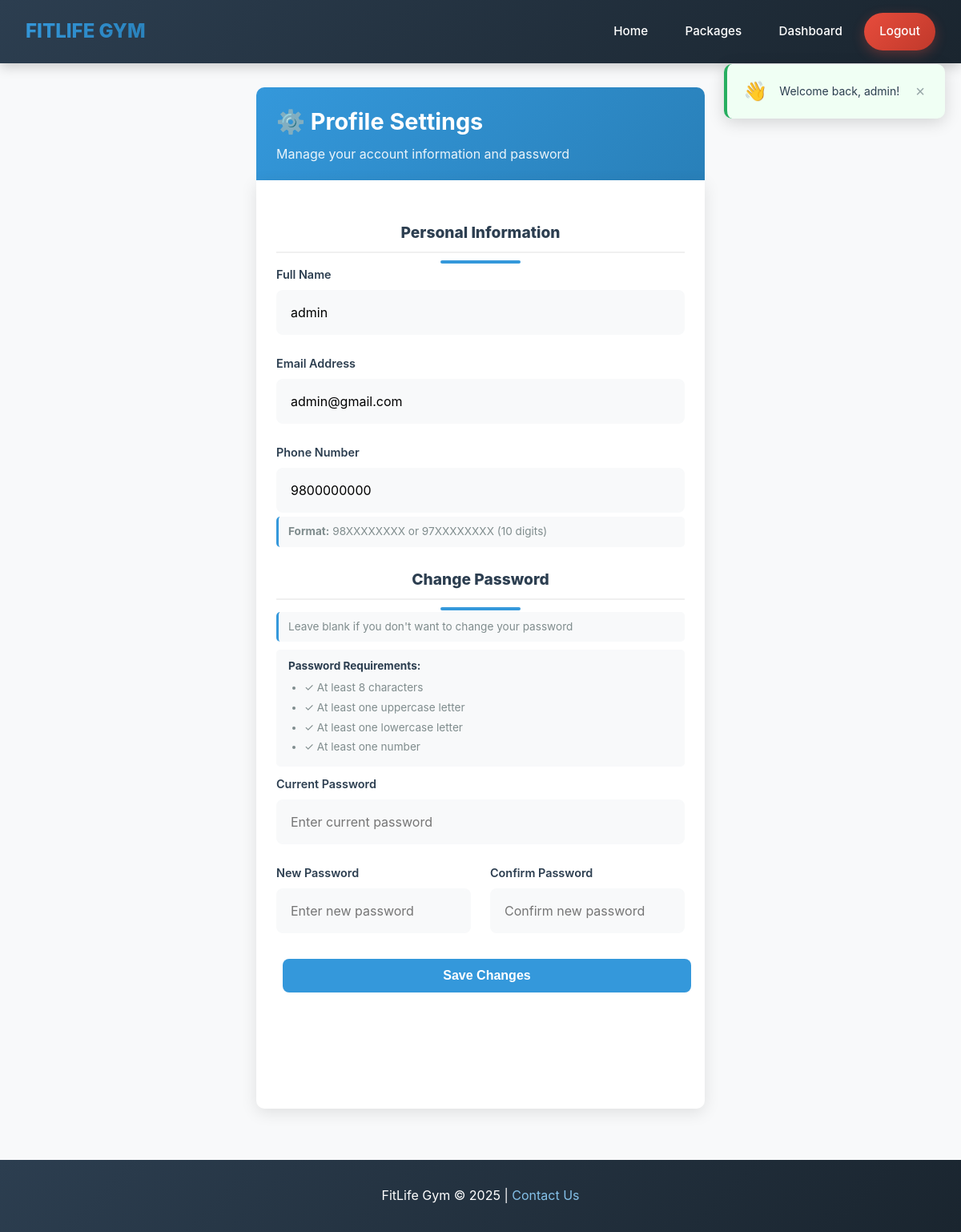
/user/profile-settings.php (signed in), run on the app's committed database.
### tables this page shows
CREATE TABLE `users` (
  `id` int(11) NOT NULL,
  `full_name` varchar(100) NOT NULL,
  `email` varchar(100) NOT NULL,
  `phone` varchar(15) DEFAULT NULL,
  `password` varchar(255) NOT NULL,
  `created_at` timestamp NOT NULL DEFAULT current_timestamp(),
  `role` enum('user','admin') DEFAULT 'user'
);

### user/profile-settings.php (the view, shortened to what this page needs)
<?php
require_once '../includes/database.php';
$user_id = $_SESSION['user_id'];
$stmt = $pdo->prepare("SELECT full_name, email, phone FROM users WHERE id = ?");
$stmt->execute([$user_id]);
$user = $stmt->fetch();
$errors = [];
?>
<!DOCTYPE html>
<html>
<head>
    <link rel="stylesheet" href="../css/style.css">
</head>
<body>
    <?php
    include '../includes/navigation.php';
    ?>
    <div class="settings-container">
        <div class="settings-header">
            <h1>⚙️ Profile Settings</h1>
            <p>Manage your account information and password</p>
        </div>
        <div class="settings-card">
            <form method="POST" action="" id="profileForm">
                <h3 class="section-title">Personal Information</h3>
                <div class="form-group">
                    <label for="full_name">Full Name</label>
                    <input type="text"
                           id="full_name"
                           name="full_name"
                           value="<?php echo htmlspecialchars($user['full_name']); ?>"
                           placeholder="Enter your full name"
                           class="<?php echo isset($errors['name']) ? 'error-input' : ''; ?>">
                </div>
                <div class="form-group">
                    <label for="email">Email Address</label>
                    <input type="email"
                           id="email"
                           name="email"
                           value="<?php echo htmlspecialchars($user['email']); ?>"
                           placeholder="Enter your email"
                           class="<?php echo isset($errors['email']) ? 'error-input' : ''; ?>">
                </div>
                <div class="form-group">
                    <label for="phone">Phone Number</label>
                    <input type="tel"
                           id="phone"
                           name="phone"
                           value="<?php echo htmlspecialchars($user['phone'] ?? ''); ?>"
                           placeholder="98XXXXXXXX or 97XXXXXXXX"
                           class="<?php echo isset($errors['phone']) ? 'error-input' : ''; ?>">
                    <div class="info-text">
                        <strong>Format:</strong> 98XXXXXXXX or 97XXXXXXXX (10 digits)
                    </div>
                </div>
                <h3 class="section-title">Change Password</h3>
                <div class="info-text">
                    Leave blank if you don't want to change your password
                </div>
                <div class="password-requirements">
                    <strong>Password Requirements:</strong>
                    <ul>
                        <li class="<?php echo (!isset($errors['new_password']) && empty($new_password)) ? '' : 'invalid'; ?>">
                            ✓ At least 8 characters
                        </li>
                        <li class="<?php echo (!isset($errors['new_password']) && empty($new_password)) ? '' : 'invalid'; ?>">
                            ✓ At least one uppercase letter
                        </li>
                        <li class="<?php echo (!isset($errors['new_password']) && empty($new_password)) ? '' : 'invalid'; ?>">
                            ✓ At least one lowercase letter
                        </li>
                        <li class="<?php echo (!isset($errors['new_password']) && empty($new_password)) ? '' : 'invalid'; ?>">
                            ✓ At least one number
                        </li>
                    </ul>
                </div>
                <div class="form-group">
                    <label for="current_password">Current Password</label>
                    <input type="password"
                           id="current_password"
                           name="current_password"
                           placeholder="Enter current password"
                           class="<?php echo isset($errors['current_password']) ? 'error-input' : ''; ?>">
                </div>
                <div class="form-row">
                    <div class="form-group">
                        <label for="new_password">New Password</label>
                        <input type="password"
                               id="new_password"
                               name="new_password"
                               placeholder="Enter new password"
                               class="<?php echo isset($errors['new_password']) ? 'error-input' : ''; ?>">
                    </div>
                    <div class="form-group">
                        <label for="confirm_password">Confirm Password</label>
                        <input type="password"
                               id="confirm_password"
                               name="confirm_password"
                               placeholder="Confirm new password"
                               class="<?php echo isset($errors['confirm_password']) ? 'error-input' : ''; ?>">
                    </div>
                </div>
                <button type="submit" class="btn-save">Save Changes</button>
            </form>
            <div class="action-buttons">
                <a href="dashboard.php" class="btn-cancel">← Back to Dashboard</a>
            </div>
        </div>
    </div>
    <footer>
        <p>FitLife Gym &copy; 2025 | <a href="../public/about.php#contact">Contact Us</a></p>
    </footer>
</body>
</html>

### data on the page
users: full_name "admin", email "admin@gmail.com", phone "9800000000"

### other printed values
$login_message "Welcome back, admin!"
